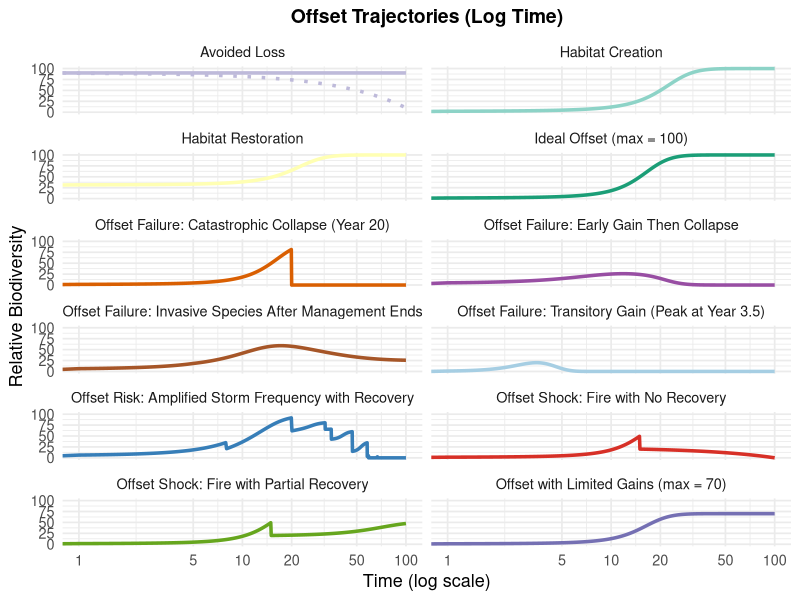
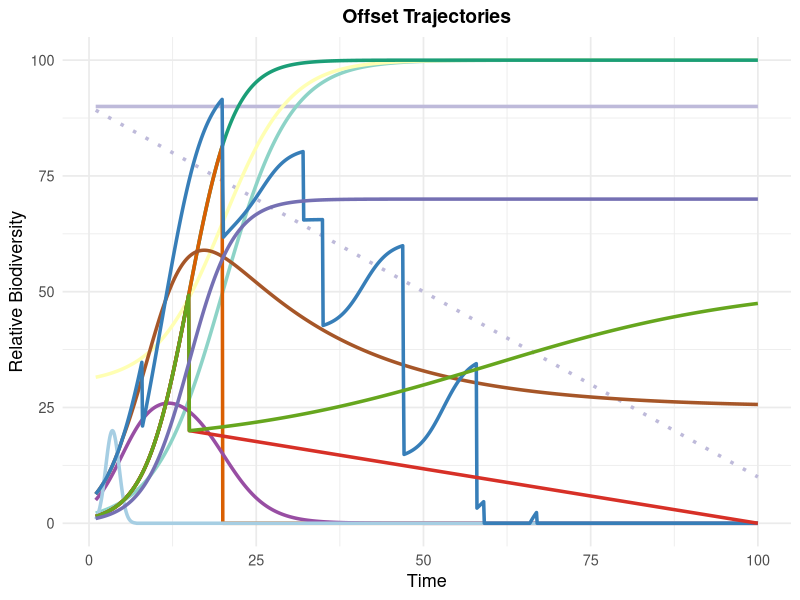
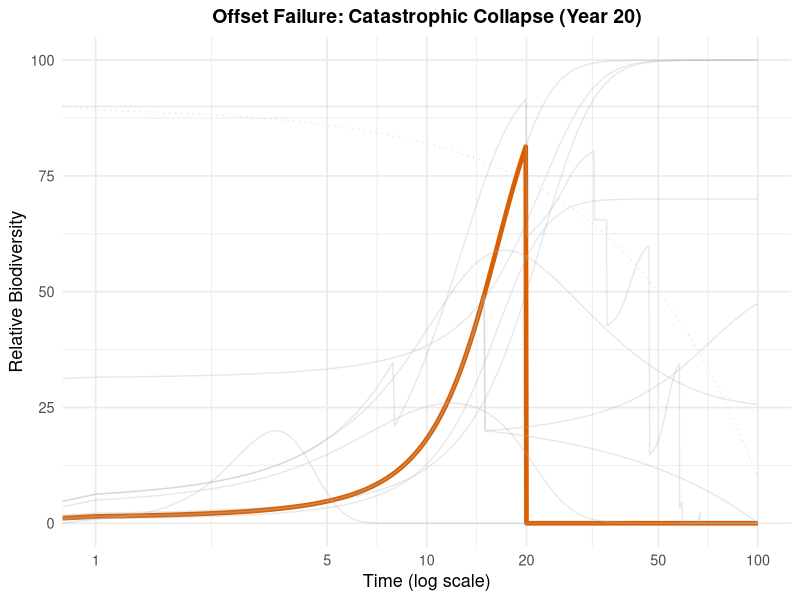
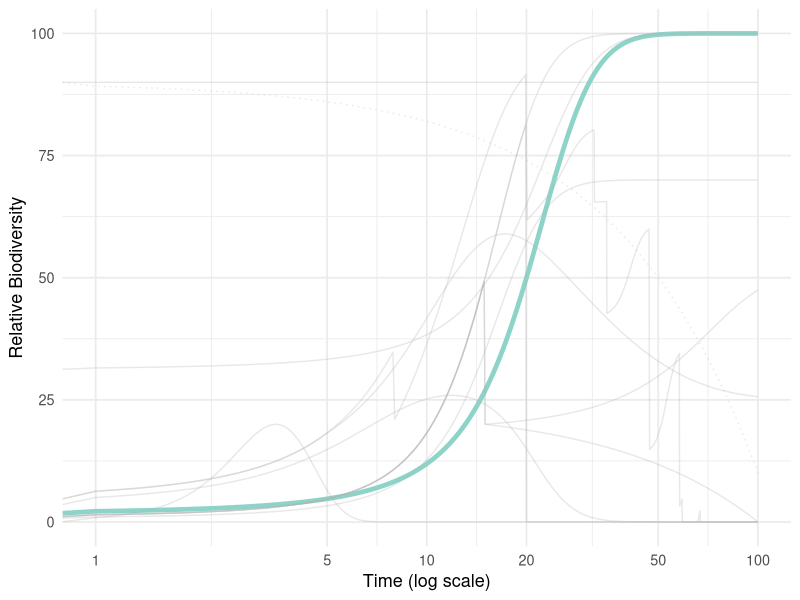
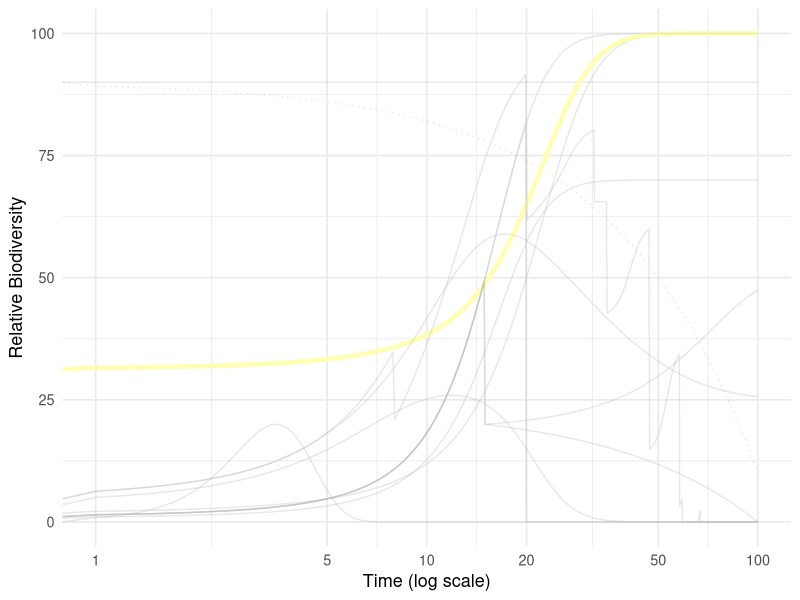
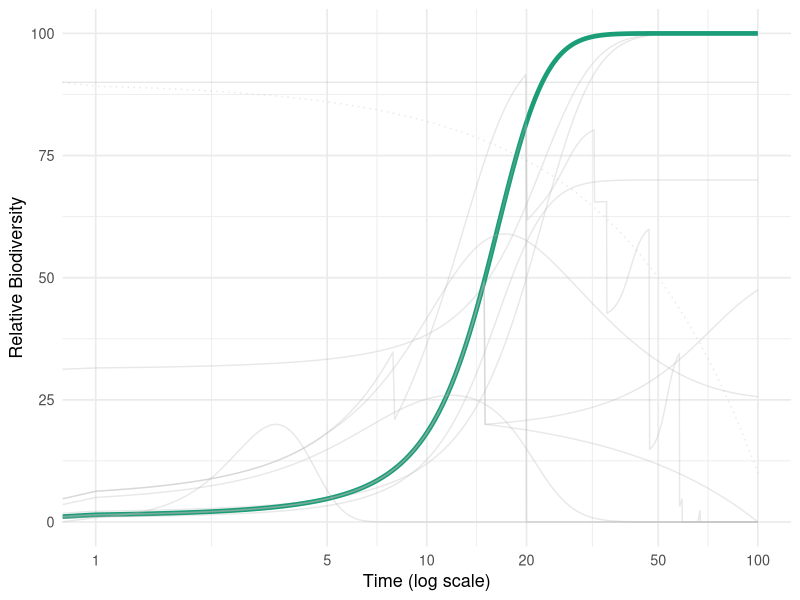
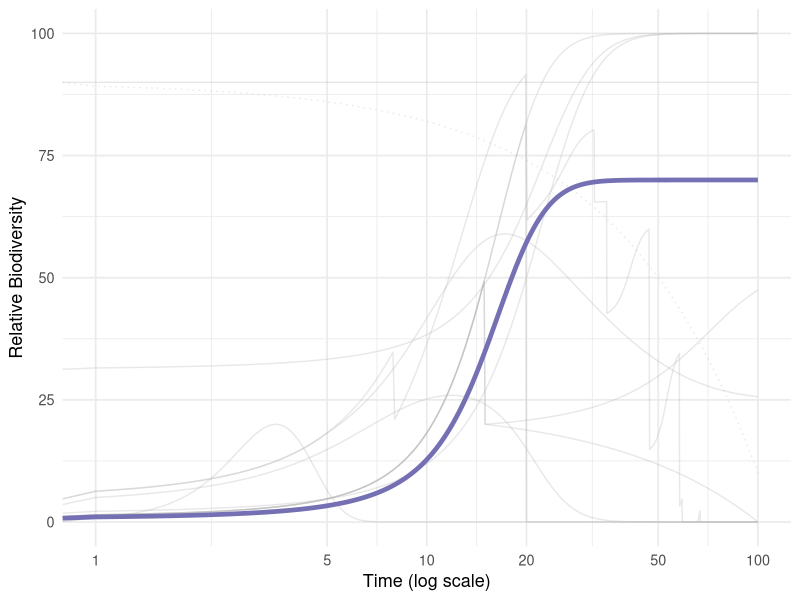
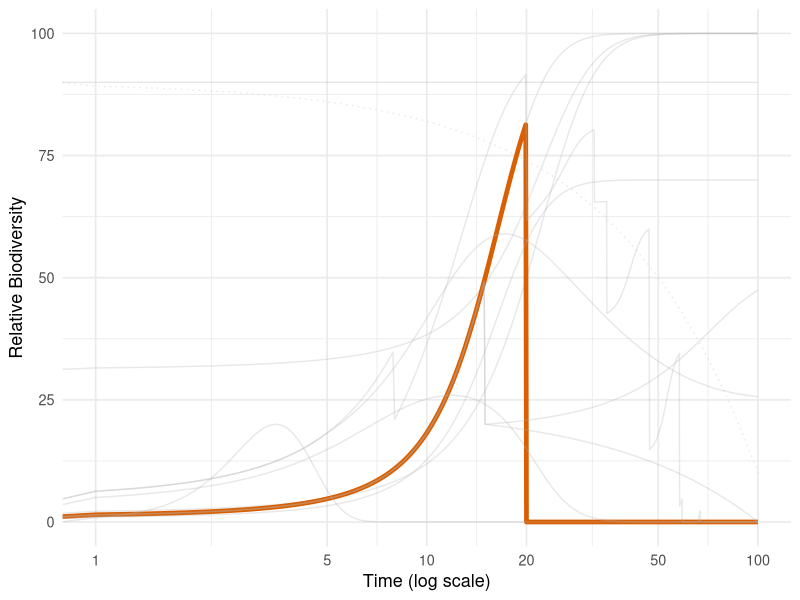

Write the R code that produced these figures, in order.
# =============================
# Biodiversity Offset Trajectory Plot Script
# =============================

# Load packages
library(ggplot2)   # plotting
library(dplyr)     # data manipulation
library(scales)    # scaling axes
library(purrr)     # iteration over scenarios
library(here)      # relative file paths

#-----------------------------
# Global settings
#-----------------------------

# Time vector
time <- seq(0, 100, by = 0.1)

# Logistic growth function
s_sigmoid <- function(t, K = 100, r = 0.3, t0 = 15) {
  K / (1 + exp(-r * (t - t0)))
}

#-----------------------------
# Generate scenario trajectories
#-----------------------------
generate_trajectory <- function(name, biodiversity_func) {
  data.frame(
    time = time,
    biodiversity = biodiversity_func(time),
    scenario = name
  )
}

#-----------------------------
# Define offset scenarios
#-----------------------------

#-----------------------------
# Custom scenarios with multiple types
#-----------------------------

# Avoided Loss: actual vs. counterfactual
avoided_loss_actual <- generate_trajectory("Avoided Loss", function(t) rep(90, length(t))) %>%
  mutate(type = "Actual")

avoided_loss_counterfactual <- generate_trajectory("Avoided Loss", function(t) {
  pmax(0, 90 - 0.8 * t)
}) %>%
  mutate(type = "Counterfactual")

scenario_list <- list(
  
  # Habitat creation: starts at 0, rises to a cap
  generate_trajectory("Habitat Creation", function(t) {
    pmin(s_sigmoid(t, K = 100, r = 0.2, t0 = 20), 100)
  }),
  
  # Habitat restoration: starts above 0 (e.g., 30), and rises toward a higher asymptote
  generate_trajectory("Habitat Restoration", function(t) {
    base <- 30
    increment <- s_sigmoid(t, K = 70, r = 0.2, t0 = 20)
    pmin(base + increment, 100)
  }),

  generate_trajectory("Ideal Offset (max = 100)", function(t) pmin(s_sigmoid(t), 100)),
  generate_trajectory("Offset with Limited Gains (max = 70)", function(t) pmin(s_sigmoid(t, K = 70), 70)),
  generate_trajectory("Offset Failure: Catastrophic Collapse (Year 20)", function(t) {
    traj <- pmin(s_sigmoid(t), 100)
    traj[t >= 20] <- 0
    traj
  }),
  generate_trajectory("Offset Shock: Fire with Partial Recovery", function(t) {
    fire_time <- 15; drop_value <- 20
    rise <- pmin(s_sigmoid(t), 100)
    t_rise <- t[t < fire_time]
    values_rise <- rise[t < fire_time]
    values_drop <- drop_value
    t_recovery <- t[t > fire_time]
    recovery_base <- 35 / (1 + exp(-0.05 * (t_recovery - 60)))
    offset <- drop_value - recovery_base[1]
    values_recovery <- recovery_base + offset
    c(values_rise, values_drop, values_recovery)
  }),
  generate_trajectory("Offset Shock: Fire with No Recovery", function(t) {
    fire_time <- 15; drop_value <- 20
    rise <- pmin(s_sigmoid(t), 100)
    t_rise <- t[t < fire_time]
    values_rise <- rise[t < fire_time]
    t_decline <- t[t > fire_time]
    slope <- drop_value / (100 - fire_time)
    values_decline <- pmax(0, drop_value - slope * (t_decline - fire_time))
    c(values_rise, drop_value, values_decline)
  }),
  generate_trajectory("Offset Failure: Transitory Gain (Peak at Year 3.5)", function(t) {
    bell <- 20 * exp(-((t - 3.5)^2) / (2 * 1^2))
    bell[t > 7] <- 0
    bell
  }),
  generate_trajectory("Offset Failure: Early Gain Then Collapse", function(t) {
    rise <- 30 / (1 + exp(-0.4 * (t - 5)))
    decay <- 1 / (1 + exp(0.3 * (t - 20)))
    trajectory <- rise * decay
    trajectory[t > 50] <- 0
    trajectory
  }),
  generate_trajectory("Offset Risk: Amplified Storm Frequency with Recovery", function(t) {
    initial <- 100 / (1 + exp(-0.3 * (t - 10)))
    biodiv <- initial
    storm_times <- c(8, 20, 35, 47, 58, 67, 75, 82, 88)
    drop_depths <- seq(15, 50, length.out = length(storm_times))
    recovery_duration <- 12
    
    for (i in seq_along(storm_times)) {
      drop_idx <- which.min(abs(t - storm_times[i]))
      recovery_end <- which.min(abs(t - (storm_times[i] + recovery_duration)))
      biodiv[drop_idx:length(biodiv)] <- biodiv[drop_idx:length(biodiv)] - drop_depths[i]
      if (recovery_end > drop_idx) {
        recovery_t <- t[drop_idx:recovery_end]
        recovery_curve <- (drop_depths[i] * 0.8) / (1 + exp(-0.5 * (recovery_t - (storm_times[i] + recovery_duration / 2))))
        biodiv[drop_idx:recovery_end] <- biodiv[drop_idx:recovery_end] + recovery_curve
      }
    }
    pmax(biodiv, 0)
  }),
  generate_trajectory("Offset Failure: Invasive Species After Management Ends", function(t) {
    management_end <- 5; final_value <- 25
    rise <- 100 / (1 + exp(-0.3 * (t - 10)))
    decay_multiplier <- rep(1, length(t))
    decay_start <- which(t > management_end)
    
    if (length(decay_start) > 0) {
      decay_curve <- exp(-0.05 * (t[decay_start] - management_end))
      target_drop <- 1 - final_value / 100
      decay_multiplier[decay_start] <- (1 - target_drop) + target_drop * decay_curve
    }
    rise * decay_multiplier
  })
)

# Tag all with type actual
scenario_list <- map(scenario_list, ~ mutate(.x, type = "Actual"))

# Combine all scenarios into one dataframe
df_all <- bind_rows(scenario_list, avoided_loss_actual, avoided_loss_counterfactual)

#-----------------------------
# Define Colors
#-----------------------------
offset_colors <- c(
  "Ideal Offset (max = 100)" = "#1b9e77",
  "Offset with Limited Gains (max = 70)" = "#7570b3",
  "Offset Failure: Catastrophic Collapse (Year 20)" = "#d95f02",
  "Offset Shock: Fire with Partial Recovery" = "#66a61e",
  "Offset Shock: Fire with No Recovery" = "#d73027",
  "Offset Failure: Transitory Gain (Peak at Year 3.5)" = "#a6cee3",
  "Offset Failure: Early Gain Then Collapse" = "#984ea3",
  "Offset Risk: Amplified Storm Frequency with Recovery" = "#377eb8",
  "Offset Failure: Invasive Species After Management Ends" = "#a65628"
)

# Fill in missing colors automatically
missing_colors <- setdiff(unique(df_all$scenario), names(offset_colors))
if (length(missing_colors) > 0) {
  auto_colors <- RColorBrewer::brewer.pal(max(3, length(missing_colors)), "Set3")
  names(auto_colors) <- missing_colors
  offset_colors <- c(offset_colors, auto_colors[missing_colors])
}

#-----------------------------
# Plot Function
#-----------------------------
plot_offset_trajectories <- function(df, log_scale = TRUE, facet = FALSE, focal = NULL, show_title = TRUE) {
  scenarios <- unique(df$scenario)
  color_vals <- if (!is.null(focal)) setNames(ifelse(scenarios == focal, offset_colors[focal], "gray70"), scenarios) else offset_colors
  alpha_vals <- if (!is.null(focal)) setNames(ifelse(scenarios == focal, 1, 0.3), scenarios) else setNames(rep(1, length(scenarios)), scenarios)
  linewidth_vals <- if (!is.null(focal)) setNames(ifelse(scenarios == focal, 1.6, 0.5), scenarios) else setNames(rep(1.2, length(scenarios)), scenarios)
  
  p <- ggplot(df, aes(x = time, y = biodiversity, color = scenario, alpha = scenario, linewidth = scenario, linetype = type)) +
    geom_line(show.legend = FALSE) +
    scale_color_manual(values = color_vals) +
    scale_alpha_manual(values = alpha_vals) +
    scale_linewidth_manual(values = linewidth_vals) +
    scale_linetype_manual(values = c("Actual" = "solid", "Counterfactual" = "dotted"), guide = "none") +
    labs(
      title = if (show_title) {
        if (!is.null(focal)) focal else if (log_scale) "Offset Trajectories (Log Time)" else "Offset Trajectories"
      } else NULL,
      x = if (log_scale) "Time (log scale)" else "Time",
      y = "Relative Biodiversity"
    ) +
    theme_minimal(base_size = 13) +
    theme(
      plot.title = element_text(face = "bold", size = 14, hjust = 0.5),
      legend.position = if (facet) "none" else "bottom"
    )
  
  p <- p + if (facet) facet_wrap(~scenario, ncol = 2) else NULL
  p <- p + if (log_scale) scale_x_log10(limits = c(1, 100), breaks = c(1, 5, 10, 20, 50, 100)) else scale_x_continuous(limits = c(1, 100))
  
  p
}

#-----------------------------
# Preview plots
#-----------------------------
# View a combined plot (log scale)
print(plot_offset_trajectories(df_all, log_scale = TRUE, show_title = TRUE, facet = TRUE))

# View a combined plot (linear scale)
print(plot_offset_trajectories(df_all, log_scale = FALSE, show_title = TRUE))

# Preview a single scenario highlight
print(plot_offset_trajectories(df_all, log_scale = TRUE, focal = "Offset Failure: Catastrophic Collapse (Year 20)", show_title = TRUE))

#-----------------------------
# Export plots
#-----------------------------

# Export individual scenario plots (highlighted)
walk(unique(df_all$scenario), function(s) {
  plot <- plot_offset_trajectories(df_all, log_scale = TRUE, focal = s, show_title = FALSE)
  file_name <- paste0("highlight_", gsub("[^a-zA-Z0-9]", "_", s), ".png")
  ggsave(here("output", "figures", file_name), plot, width = 8, height = 5, dpi = 300)
})

# Export combined plots
ggsave(here("output", "figures", "all_scenarios_log.png"),
       plot_offset_trajectories(df_all, log_scale = TRUE, show_title = FALSE),
       width = 8, height = 5, dpi = 300)

ggsave(here("output", "figures", "all_scenarios_linear.png"),
       plot_offset_trajectories(df_all, log_scale = FALSE, show_title = FALSE),
       width = 8, height = 5, dpi = 300)
